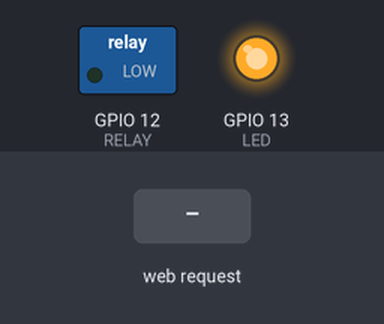
The sketch below on a simulated ESP8266 (NodeMCU). Parts: switched loads named in the sketch (green lamp = pin HIGH), output pins drawn as LEDs (lit = HIGH). Inputs (shaded band) come from the test bench. WiFi joins after 1.5 s; servers stay silent unless stated.

Above: at 9.7 s.
9.8 s: HTTP request GET /on received
At 11.4 s:
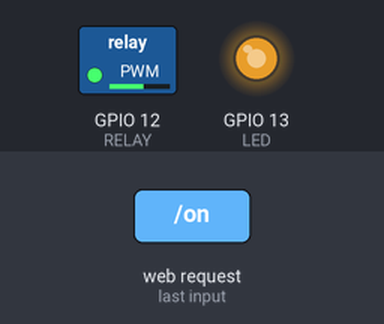
11.8 s: HTTP request GET /off received
At 12.5 s:
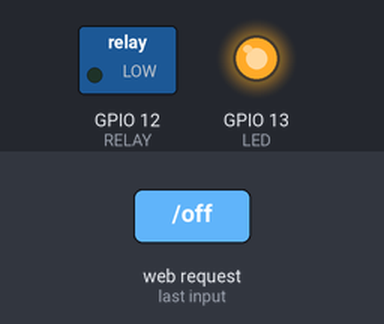
13.3 s: HTTP request GET /timer1 received
At 13.7 s:
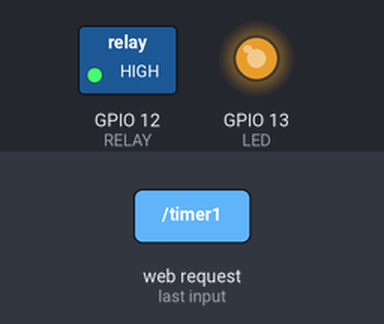
Timing chart, 0 to 16.3 s (numbered marks = the images above; inputs shaded):
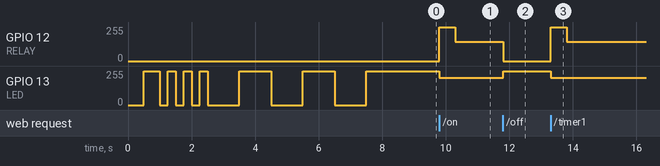

Measured:
- after the input at 9.8 s, GPIO 12 (RELAY): 0/255 → 255/255 at once, → 144/255 0.50 s later; GPIO 13 (LED): 255/255 → 204/255 at once
- after the input at 11.8 s, GPIO 12 (RELAY): 144/255 → 0/255 at once; GPIO 13 (LED): 204/255 → 255/255 at once
- after the input at 13.3 s, GPIO 12 (RELAY): 0/255 → 255/255 at once, → 144/255 0.50 s later; GPIO 13 (LED): 255/255 → 204/255 at once

The sketch:

WIFI_webserver.ino
```cpp
#include <ESP8266WiFi.h>

const char *ssid = "";
const char *password = "";
#define RELAY 12
#define LED 13
#define DELAY 500
unsigned long TIMER[] = {1800000, 3600000, 7200000};
unsigned long currentTime;
int state = 0;
String header, footer = "";
char* current[] = {"Off", "On", "Timer 30", "Timer 60", "Timer 120"};

WiFiServer server(80);
WiFiClient client;

void toggleState(bool state);
void flashLED(int flashDelay);
void connectWifi();

void setup() {
  // Pin Setup
  pinMode(RELAY, OUTPUT);
  pinMode(LED, OUTPUT);
  // Initial State set to Off
  digitalWrite(LED, HIGH); // LED Off
  digitalWrite(RELAY, LOW); // RELAY Off
  // Flash LED to show startup complete
  flashLED(DELAY);
  // Connect to Wifi
  connectWifi();
  // Webserver Begin
  server.begin();
  // HTML Header String
  header += "HTTP/1.1 200 OK\nContent-Type: text/html\n\n<!DOCTYPE html>\n";
  header += "<html>\n<head>\n<title>Wifi Fan Switch</title>\n<style>table { border:1; }</style>\n</head>\n";
  header += "<h1>Wifi Switch - Fan</h1>\n<br>\n<p>\n<b>Current State :</b>";
  // HTML Footer String
  footer += "</p>\n<table>\n<tr>\n";
  footer += "<td><a href=\"/off\">* Relay off *</a></td>\n";
  footer += "<td><a href=\"/on\">* Relay on  *</a></td>\n";
  footer += "<td><a href=\"/\">* Refresh   *</a></td>\n</tr>\n<tr>\n";
  footer += "<td><a href=\"/timer1\">* Timer 30  *</a></td>\n";
  footer += "<td><a href=\"/timer2\">* Timer 60  *</a></td>\n";
  footer += "<td><a href=\"/timer3\">* Timer 120 *</a></td>\n</tr>\n</table>\n</body>\n</html>";
  // Three long flashes to show setup complete
  for (int i = 0; i < 3; i++){
    flashLED(DELAY*2);
  }
}

void toggleState(bool state) {
  // if turning on relay
  if (state){
    analogWrite(RELAY, 1023);
    analogWrite(LED, 820);
    // reduce relay current usage
    delay(DELAY);
    analogWrite(RELAY, 580);
  }
  // if turning off relay
  if (!state){
    analogWrite(RELAY, 0);
    analogWrite(LED, 1023);
  }
}

void flashLED(int flashDelay){
  digitalWrite(LED, !digitalRead(LED)); // LED toggle
  delay (flashDelay);
  digitalWrite(LED, !digitalRead(LED)); // LED toggle
  delay(flashDelay);
}

void connectWifi(){
  WiFi.begin(ssid, password);
  while (WiFi.status() != WL_CONNECTED) {
    flashLED(DELAY/2);
  }
}

void loop() {
  // For Timer finish
  if ( state > 1) {
    if ( millis() > currentTime + TIMER[state - 2]) {
      state = 0;
      toggleState(LOW);
    }
  }
  // Checks that the Wifi is Still Connected
  if ( WiFi.status() != WL_CONNECTED ) {
    connectWifi();
  }
  // checks if a client is available
  client = server.available();
  if (!client) {
    return;
  }
  // Get HMTL Inputs
  String req = client.readStringUntil('\r');
  client.flush();
  // If off requested update status and relay
  if (req.indexOf("/off") != -1) {
    state = 0;
    toggleState(LOW);
    client.print(header + current[state] + footer);
  }
  // If on requested update status and relay
  else if (req.indexOf("/on") != -1) {
    state = 1;
    toggleState(HIGH);
    client.print(header + current[state] + footer);
  }
  // If timer1 requested update status and relay
  else if (req.indexOf("/timer1") != -1) {
    state = 2;
    currentTime = millis();
    toggleState(HIGH);
    client.print(header + current[state] + footer);
  }
  // If timer2 requested update status and relay
  else if (req.indexOf("/timer2") != -1) {
    state = 3;
    currentTime = millis();
    toggleState(HIGH);
    client.print(header + current[state] + footer);
  }
  // If timer3 requested update status and relay
  else if (req.indexOf("/timer3") != -1) {
    state = 4;
    currentTime = millis();
    toggleState(HIGH);
    client.print(header + current[state] + footer);
  }
  // If the webpage is loaded / reloaded
  else if (req.indexOf("/") != -1) {
    client.print(header + current[state] + footer);
  }
  // If error occurs
  else {
    client.stop();
    return;
  }
  // flush and kill connection to client
  client.flush();
}
```
